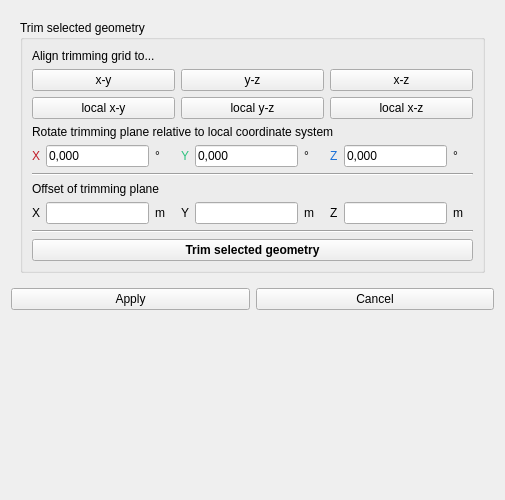
<?xml version="1.0" encoding="UTF-8"?>
<ui version="4.0">
 <class>SVPropEditGeometry</class>
 <widget class="QWidget" name="SVPropEditGeometry">
  <property name="geometry">
   <rect>
    <x>0</x>
    <y>0</y>
    <width>505</width>
    <height>500</height>
   </rect>
  </property>
  <property name="sizePolicy">
   <sizepolicy hsizetype="Preferred" vsizetype="Preferred">
    <horstretch>0</horstretch>
    <verstretch>0</verstretch>
   </sizepolicy>
  </property>
  <layout class="QVBoxLayout" name="verticalLayoutMaster">
   <item>
    <widget class="QStackedWidget" name="stackedWidget">
     <property name="sizePolicy">
      <sizepolicy hsizetype="Preferred" vsizetype="Maximum">
       <horstretch>0</horstretch>
       <verstretch>0</verstretch>
      </sizepolicy>
     </property>
     <property name="currentIndex">
      <number>4</number>
     </property>
     <widget class="QWidget" name="pageTranslation">
      <layout class="QVBoxLayout" name="verticalLayoutTrans">
       <item>
        <widget class="QGroupBox" name="groupBox">
         <property name="sizePolicy">
          <sizepolicy hsizetype="Preferred" vsizetype="Maximum">
           <horstretch>0</horstretch>
           <verstretch>0</verstretch>
          </sizepolicy>
         </property>
         <property name="title">
          <string>Move selected geometry</string>
         </property>
         <layout class="QVBoxLayout" name="verticalLayout">
          <item>
           <widget class="QRadioButton" name="radioButtonTranslationAbsolute">
            <property name="text">
             <string>Move to world coordinates</string>
            </property>
           </widget>
          </item>
          <item>
           <widget class="QRadioButton" name="radioButtonTranslationRelative">
            <property name="text">
             <string>Relative to world coordinates</string>
            </property>
            <property name="checked">
             <bool>false</bool>
            </property>
           </widget>
          </item>
          <item>
           <widget class="QRadioButton" name="radioButtonTranslationRelativeLCS">
            <property name="text">
             <string>Relative to local coordinates</string>
            </property>
            <property name="checked">
             <bool>true</bool>
            </property>
           </widget>
          </item>
          <item>
           <layout class="QHBoxLayout" name="horizontalLayout">
            <item>
             <widget class="QLabel" name="labelTranslateX">
              <property name="minimumSize">
               <size>
                <width>0</width>
                <height>0</height>
               </size>
              </property>
              <property name="text">
               <string>ΔX</string>
              </property>
             </widget>
            </item>
            <item>
             <widget class="QtExt::ValidatingLineEdit" name="lineEditTranslateX">
              <property name="sizePolicy">
               <sizepolicy hsizetype="MinimumExpanding" vsizetype="Fixed">
                <horstretch>0</horstretch>
                <verstretch>0</verstretch>
               </sizepolicy>
              </property>
              <property name="minimumSize">
               <size>
                <width>50</width>
                <height>0</height>
               </size>
              </property>
              <property name="clearButtonEnabled">
               <bool>false</bool>
              </property>
             </widget>
            </item>
            <item>
             <widget class="QLabel" name="labelTranslateY">
              <property name="minimumSize">
               <size>
                <width>0</width>
                <height>0</height>
               </size>
              </property>
              <property name="text">
               <string>ΔY</string>
              </property>
             </widget>
            </item>
            <item>
             <widget class="QtExt::ValidatingLineEdit" name="lineEditTranslateY">
              <property name="sizePolicy">
               <sizepolicy hsizetype="MinimumExpanding" vsizetype="Fixed">
                <horstretch>0</horstretch>
                <verstretch>0</verstretch>
               </sizepolicy>
              </property>
              <property name="minimumSize">
               <size>
                <width>50</width>
                <height>0</height>
               </size>
              </property>
             </widget>
            </item>
            <item>
             <widget class="QLabel" name="labelTranslateZ">
              <property name="minimumSize">
               <size>
                <width>0</width>
                <height>0</height>
               </size>
              </property>
              <property name="text">
               <string>ΔZ</string>
              </property>
             </widget>
            </item>
            <item>
             <widget class="QtExt::ValidatingLineEdit" name="lineEditTranslateZ">
              <property name="sizePolicy">
               <sizepolicy hsizetype="MinimumExpanding" vsizetype="Fixed">
                <horstretch>0</horstretch>
                <verstretch>0</verstretch>
               </sizepolicy>
              </property>
              <property name="minimumSize">
               <size>
                <width>50</width>
                <height>0</height>
               </size>
              </property>
             </widget>
            </item>
           </layout>
          </item>
         </layout>
        </widget>
       </item>
      </layout>
     </widget>
     <widget class="QWidget" name="pageRotation">
      <layout class="QVBoxLayout" name="verticalLayoutRot">
       <item>
        <widget class="QGroupBox" name="groupBox_3">
         <property name="title">
          <string>Rotate selected geometry</string>
         </property>
         <layout class="QGridLayout" name="gridLayout_5">
          <item row="2" column="0">
           <widget class="QLabel" name="labelRotateInclinationAbs">
            <property name="enabled">
             <bool>true</bool>
            </property>
            <property name="text">
             <string>Inclination [°]:</string>
            </property>
           </widget>
          </item>
          <item row="4" column="0">
           <widget class="QLabel" name="labelRotationY">
            <property name="minimumSize">
             <size>
              <width>0</width>
              <height>0</height>
             </size>
            </property>
            <property name="text">
             <string>Rotation around local Y-Axis [°]:</string>
            </property>
           </widget>
          </item>
          <item row="4" column="1">
           <widget class="QtExt::ValidatingLineEdit" name="lineEditRotateY">
            <property name="sizePolicy">
             <sizepolicy hsizetype="MinimumExpanding" vsizetype="Fixed">
              <horstretch>0</horstretch>
              <verstretch>0</verstretch>
             </sizepolicy>
            </property>
            <property name="minimumSize">
             <size>
              <width>50</width>
              <height>0</height>
             </size>
            </property>
           </widget>
          </item>
          <item row="1" column="1">
           <widget class="QtExt::ValidatingLineEdit" name="lineEditRotateOrientation">
            <property name="enabled">
             <bool>true</bool>
            </property>
           </widget>
          </item>
          <item row="3" column="1">
           <widget class="QtExt::ValidatingLineEdit" name="lineEditRotateX">
            <property name="sizePolicy">
             <sizepolicy hsizetype="MinimumExpanding" vsizetype="Fixed">
              <horstretch>0</horstretch>
              <verstretch>0</verstretch>
             </sizepolicy>
            </property>
            <property name="minimumSize">
             <size>
              <width>50</width>
              <height>0</height>
             </size>
            </property>
            <property name="clearButtonEnabled">
             <bool>false</bool>
            </property>
           </widget>
          </item>
          <item row="0" column="0" colspan="2">
           <layout class="QHBoxLayout" name="horizontalLayout_6">
            <item>
             <widget class="QRadioButton" name="radioButtonRotationAlignToAngles">
              <property name="text">
               <string>Align surface to angles</string>
              </property>
             </widget>
            </item>
            <item>
             <widget class="QRadioButton" name="radioButtonRotationRelative">
              <property name="text">
               <string>Relative rotation</string>
              </property>
              <property name="checked">
               <bool>true</bool>
              </property>
             </widget>
            </item>
           </layout>
          </item>
          <item row="5" column="1">
           <widget class="QtExt::ValidatingLineEdit" name="lineEditRotateZ">
            <property name="sizePolicy">
             <sizepolicy hsizetype="MinimumExpanding" vsizetype="Fixed">
              <horstretch>0</horstretch>
              <verstretch>0</verstretch>
             </sizepolicy>
            </property>
            <property name="minimumSize">
             <size>
              <width>50</width>
              <height>0</height>
             </size>
            </property>
           </widget>
          </item>
          <item row="6" column="1">
           <spacer name="verticalSpacer_6">
            <property name="orientation">
             <enum>Qt::Vertical</enum>
            </property>
            <property name="sizeType">
             <enum>QSizePolicy::Preferred</enum>
            </property>
            <property name="sizeHint" stdset="0">
             <size>
              <width>20</width>
              <height>17</height>
             </size>
            </property>
           </spacer>
          </item>
          <item row="1" column="0">
           <widget class="QLabel" name="labelRotateOrientationAbs">
            <property name="enabled">
             <bool>true</bool>
            </property>
            <property name="text">
             <string>Orientation [°]:</string>
            </property>
           </widget>
          </item>
          <item row="5" column="0">
           <widget class="QLabel" name="labelRotationZ">
            <property name="minimumSize">
             <size>
              <width>0</width>
              <height>0</height>
             </size>
            </property>
            <property name="text">
             <string>Rotation around local Z-Axis [°]:</string>
            </property>
           </widget>
          </item>
          <item row="2" column="1">
           <widget class="QtExt::ValidatingLineEdit" name="lineEditRotateInclination">
            <property name="enabled">
             <bool>true</bool>
            </property>
           </widget>
          </item>
          <item row="3" column="0">
           <widget class="QLabel" name="labelRotationX">
            <property name="minimumSize">
             <size>
              <width>0</width>
              <height>0</height>
             </size>
            </property>
            <property name="text">
             <string>Rotation around local X-Axis [°]:</string>
            </property>
           </widget>
          </item>
          <item row="7" column="0" colspan="2">
           <widget class="QPushButton" name="pushButtonThreePointRotation">
            <property name="text">
             <string>Interactive three-point rotation</string>
            </property>
           </widget>
          </item>
         </layout>
        </widget>
       </item>
       <item>
        <spacer name="verticalSpacer_7">
         <property name="orientation">
          <enum>Qt::Vertical</enum>
         </property>
         <property name="sizeType">
          <enum>QSizePolicy::MinimumExpanding</enum>
         </property>
         <property name="sizeHint" stdset="0">
          <size>
           <width>20</width>
           <height>0</height>
          </size>
         </property>
        </spacer>
       </item>
      </layout>
     </widget>
     <widget class="QWidget" name="pageScaling">
      <layout class="QVBoxLayout" name="verticalLayout_2">
       <item>
        <widget class="QGroupBox" name="groupBox_6">
         <property name="title">
          <string>Scale selected geometry</string>
         </property>
         <layout class="QGridLayout" name="gridLayout_2">
          <item row="0" column="0">
           <layout class="QHBoxLayout" name="horizontalLayout_7">
            <item>
             <widget class="QRadioButton" name="radioButtonScaleResize">
              <property name="text">
               <string>Resize geometry</string>
              </property>
             </widget>
            </item>
            <item>
             <widget class="QRadioButton" name="radioButtonScaleFactor">
              <property name="text">
               <string>Scale by factor</string>
              </property>
              <property name="checked">
               <bool>true</bool>
              </property>
             </widget>
            </item>
           </layout>
          </item>
          <item row="1" column="0">
           <widget class="QCheckBox" name="checkBoxKeepAspectRatio">
            <property name="text">
             <string>Keep aspect ratio</string>
            </property>
           </widget>
          </item>
          <item row="2" column="0">
           <layout class="QHBoxLayout" name="horizontalLayout_8">
            <item>
             <widget class="QLabel" name="labelScaleX">
              <property name="minimumSize">
               <size>
                <width>0</width>
                <height>0</height>
               </size>
              </property>
              <property name="text">
               <string>ΔX</string>
              </property>
             </widget>
            </item>
            <item>
             <widget class="QtExt::ValidatingLineEdit" name="lineEditScaleX">
              <property name="sizePolicy">
               <sizepolicy hsizetype="MinimumExpanding" vsizetype="Fixed">
                <horstretch>0</horstretch>
                <verstretch>0</verstretch>
               </sizepolicy>
              </property>
              <property name="minimumSize">
               <size>
                <width>50</width>
                <height>0</height>
               </size>
              </property>
              <property name="clearButtonEnabled">
               <bool>false</bool>
              </property>
             </widget>
            </item>
            <item>
             <widget class="QLabel" name="labelScaleY">
              <property name="minimumSize">
               <size>
                <width>0</width>
                <height>0</height>
               </size>
              </property>
              <property name="text">
               <string>ΔY</string>
              </property>
             </widget>
            </item>
            <item>
             <widget class="QtExt::ValidatingLineEdit" name="lineEditScaleY">
              <property name="sizePolicy">
               <sizepolicy hsizetype="MinimumExpanding" vsizetype="Fixed">
                <horstretch>0</horstretch>
                <verstretch>0</verstretch>
               </sizepolicy>
              </property>
              <property name="minimumSize">
               <size>
                <width>50</width>
                <height>0</height>
               </size>
              </property>
             </widget>
            </item>
            <item>
             <widget class="QLabel" name="labelScaleZ">
              <property name="minimumSize">
               <size>
                <width>0</width>
                <height>0</height>
               </size>
              </property>
              <property name="text">
               <string>ΔZ</string>
              </property>
             </widget>
            </item>
            <item>
             <widget class="QtExt::ValidatingLineEdit" name="lineEditScaleZ">
              <property name="sizePolicy">
               <sizepolicy hsizetype="MinimumExpanding" vsizetype="Fixed">
                <horstretch>0</horstretch>
                <verstretch>0</verstretch>
               </sizepolicy>
              </property>
              <property name="minimumSize">
               <size>
                <width>50</width>
                <height>0</height>
               </size>
              </property>
             </widget>
            </item>
           </layout>
          </item>
         </layout>
        </widget>
       </item>
       <item>
        <widget class="QLabel" name="label_2">
         <property name="font">
          <font>
           <italic>true</italic>
          </font>
         </property>
         <property name="text">
          <string>To change scaling factors of DXF-drawing, double-click on layer in Navigation Tree on the left-side pane</string>
         </property>
         <property name="wordWrap">
          <bool>true</bool>
         </property>
        </widget>
       </item>
      </layout>
     </widget>
     <widget class="QWidget" name="pageAlignment">
      <property name="sizePolicy">
       <sizepolicy hsizetype="Preferred" vsizetype="Preferred">
        <horstretch>0</horstretch>
        <verstretch>0</verstretch>
       </sizepolicy>
      </property>
      <layout class="QVBoxLayout" name="verticalLayoutAlign">
       <item>
        <widget class="QGroupBox" name="groupBox_7">
         <property name="sizePolicy">
          <sizepolicy hsizetype="Preferred" vsizetype="Maximum">
           <horstretch>0</horstretch>
           <verstretch>0</verstretch>
          </sizepolicy>
         </property>
         <property name="title">
          <string>Align geometry</string>
         </property>
         <layout class="QVBoxLayout" name="verticalLayout_8">
          <item>
           <widget class="QPushButton" name="pushButtonCenterHorizontally">
            <property name="text">
             <string>Center objects horizontally</string>
            </property>
           </widget>
          </item>
          <item>
           <widget class="QPushButton" name="pushButtonCenterVertically">
            <property name="text">
             <string>Center objects vertically</string>
            </property>
           </widget>
          </item>
         </layout>
        </widget>
       </item>
       <item>
        <widget class="QGroupBox" name="groupBox_8">
         <property name="sizePolicy">
          <sizepolicy hsizetype="Preferred" vsizetype="Maximum">
           <horstretch>0</horstretch>
           <verstretch>0</verstretch>
          </sizepolicy>
         </property>
         <property name="title">
          <string>Surface orientation</string>
         </property>
         <layout class="QVBoxLayout" name="verticalLayout_9">
          <item>
           <widget class="QPushButton" name="pushButtonFlipNormals">
            <property name="text">
             <string>Flip surface normals</string>
            </property>
           </widget>
          </item>
          <item>
           <widget class="QPushButton" name="pushButtonFixSurfaceOrientation">
            <property name="text">
             <string>Fix surface orientation (pointing outside)</string>
            </property>
           </widget>
          </item>
         </layout>
        </widget>
       </item>
      </layout>
     </widget>
     <widget class="QWidget" name="pageTrimm">
      <layout class="QGridLayout" name="gridLayout_2">
       <item row="0" column="0">
        <widget class="QGroupBox" name="groupBox_4">
         <property name="title">
          <string>Trim selected geometry</string>
         </property>
         <layout class="QVBoxLayout" name="verticalLayout_2">
          <item>
           <widget class="QLabel" name="label_2">
            <property name="text">
             <string>Align trimming grid to...</string>
            </property>
           </widget>
          </item>
          <item>
           <layout class="QHBoxLayout" name="horizontalLayout_9">
            <item>
             <widget class="QPushButton" name="pushButtonTrimGridXY">
              <property name="text">
               <string>x-y</string>
              </property>
             </widget>
            </item>
            <item>
             <widget class="QPushButton" name="pushButtonTrimGridYZ">
              <property name="text">
               <string>y-z</string>
              </property>
             </widget>
            </item>
            <item>
             <widget class="QPushButton" name="pushButtonTrimGridXZ">
              <property name="text">
               <string>x-z</string>
              </property>
             </widget>
            </item>
           </layout>
          </item>
          <item>
           <layout class="QHBoxLayout" name="horizontalLayout_5">
            <item>
             <widget class="QPushButton" name="pushButtonTrimGridLocalXY">
              <property name="text">
               <string>local x-y</string>
              </property>
             </widget>
            </item>
            <item>
             <widget class="QPushButton" name="pushButtonTrimGridLocalYZ">
              <property name="text">
               <string>local y-z</string>
              </property>
             </widget>
            </item>
            <item>
             <widget class="QPushButton" name="pushButtonTrimGridLocalXZ">
              <property name="text">
               <string>local x-z</string>
              </property>
             </widget>
            </item>
           </layout>
          </item>
          <item>
           <widget class="QLabel" name="label_10">
            <property name="text">
             <string>Rotate trimming plane relative to local coordinate system</string>
            </property>
           </widget>
          </item>
          <item>
           <layout class="QHBoxLayout" name="horizontalLayout_2">
            <item>
             <widget class="QLabel" name="labelRotationZ_2">
              <property name="minimumSize">
               <size>
                <width>0</width>
                <height>0</height>
               </size>
              </property>
              <property name="palette">
               <palette>
                <active>
                 <colorrole role="WindowText">
                  <brush brushstyle="SolidPattern">
                   <color alpha="255">
                    <red>192</red>
                    <green>28</green>
                    <blue>40</blue>
                   </color>
                  </brush>
                 </colorrole>
                </active>
                <inactive>
                 <colorrole role="WindowText">
                  <brush brushstyle="SolidPattern">
                   <color alpha="255">
                    <red>192</red>
                    <green>28</green>
                    <blue>40</blue>
                   </color>
                  </brush>
                 </colorrole>
                </inactive>
                <disabled/>
               </palette>
              </property>
              <property name="text">
               <string>X</string>
              </property>
             </widget>
            </item>
            <item>
             <widget class="QtExt::ValidatingLineEdit" name="lineEditRotateXTrimming">
              <property name="sizePolicy">
               <sizepolicy hsizetype="MinimumExpanding" vsizetype="Fixed">
                <horstretch>0</horstretch>
                <verstretch>0</verstretch>
               </sizepolicy>
              </property>
              <property name="minimumSize">
               <size>
                <width>50</width>
                <height>0</height>
               </size>
              </property>
              <property name="text">
               <string>0,000</string>
              </property>
              <property name="clearButtonEnabled">
               <bool>false</bool>
              </property>
             </widget>
            </item>
            <item>
             <widget class="QLabel" name="label_11">
              <property name="minimumSize">
               <size>
                <width>20</width>
                <height>0</height>
               </size>
              </property>
              <property name="text">
               <string>°</string>
              </property>
             </widget>
            </item>
            <item>
             <widget class="QLabel" name="labelRotationY_2">
              <property name="minimumSize">
               <size>
                <width>0</width>
                <height>0</height>
               </size>
              </property>
              <property name="palette">
               <palette>
                <active>
                 <colorrole role="WindowText">
                  <brush brushstyle="SolidPattern">
                   <color alpha="255">
                    <red>46</red>
                    <green>194</green>
                    <blue>126</blue>
                   </color>
                  </brush>
                 </colorrole>
                </active>
                <inactive>
                 <colorrole role="WindowText">
                  <brush brushstyle="SolidPattern">
                   <color alpha="255">
                    <red>46</red>
                    <green>194</green>
                    <blue>126</blue>
                   </color>
                  </brush>
                 </colorrole>
                </inactive>
                <disabled/>
               </palette>
              </property>
              <property name="text">
               <string>Y</string>
              </property>
             </widget>
            </item>
            <item>
             <widget class="QtExt::ValidatingLineEdit" name="lineEditRotateYTrimming">
              <property name="sizePolicy">
               <sizepolicy hsizetype="MinimumExpanding" vsizetype="Fixed">
                <horstretch>0</horstretch>
                <verstretch>0</verstretch>
               </sizepolicy>
              </property>
              <property name="minimumSize">
               <size>
                <width>50</width>
                <height>0</height>
               </size>
              </property>
              <property name="text">
               <string>0,000</string>
              </property>
             </widget>
            </item>
            <item>
             <widget class="QLabel" name="label_12">
              <property name="minimumSize">
               <size>
                <width>20</width>
                <height>0</height>
               </size>
              </property>
              <property name="text">
               <string>°</string>
              </property>
             </widget>
            </item>
            <item>
             <widget class="QLabel" name="labelRotationX_2">
              <property name="minimumSize">
               <size>
                <width>0</width>
                <height>0</height>
               </size>
              </property>
              <property name="palette">
               <palette>
                <active>
                 <colorrole role="WindowText">
                  <brush brushstyle="SolidPattern">
                   <color alpha="255">
                    <red>28</red>
                    <green>113</green>
                    <blue>216</blue>
                   </color>
                  </brush>
                 </colorrole>
                </active>
                <inactive>
                 <colorrole role="WindowText">
                  <brush brushstyle="SolidPattern">
                   <color alpha="255">
                    <red>28</red>
                    <green>113</green>
                    <blue>216</blue>
                   </color>
                  </brush>
                 </colorrole>
                </inactive>
                <disabled/>
               </palette>
              </property>
              <property name="text">
               <string>Z</string>
              </property>
             </widget>
            </item>
            <item>
             <widget class="QtExt::ValidatingLineEdit" name="lineEditRotateZTrimming">
              <property name="sizePolicy">
               <sizepolicy hsizetype="MinimumExpanding" vsizetype="Fixed">
                <horstretch>0</horstretch>
                <verstretch>0</verstretch>
               </sizepolicy>
              </property>
              <property name="minimumSize">
               <size>
                <width>50</width>
                <height>0</height>
               </size>
              </property>
              <property name="text">
               <string>0,000</string>
              </property>
             </widget>
            </item>
            <item>
             <widget class="QLabel" name="label_13">
              <property name="minimumSize">
               <size>
                <width>20</width>
                <height>0</height>
               </size>
              </property>
              <property name="text">
               <string>°</string>
              </property>
             </widget>
            </item>
           </layout>
          </item>
          <item>
           <widget class="Line" name="line">
            <property name="orientation">
             <enum>Qt::Horizontal</enum>
            </property>
           </widget>
          </item>
          <item>
           <widget class="QLabel" name="label_9">
            <property name="text">
             <string>Offset of trimming plane</string>
            </property>
           </widget>
          </item>
          <item>
           <layout class="QHBoxLayout" name="horizontalLayout_10">
            <item>
             <widget class="QLabel" name="label_3">
              <property name="text">
               <string>X</string>
              </property>
             </widget>
            </item>
            <item>
             <widget class="QtExt::ValidatingLineEdit" name="lineEditTranslateTrimmingX"/>
            </item>
            <item>
             <widget class="QLabel" name="label_6">
              <property name="minimumSize">
               <size>
                <width>20</width>
                <height>0</height>
               </size>
              </property>
              <property name="text">
               <string>m</string>
              </property>
             </widget>
            </item>
            <item>
             <widget class="QLabel" name="label_4">
              <property name="text">
               <string>Y</string>
              </property>
             </widget>
            </item>
            <item>
             <widget class="QtExt::ValidatingLineEdit" name="lineEditTranslateTrimmingY"/>
            </item>
            <item>
             <widget class="QLabel" name="label_7">
              <property name="minimumSize">
               <size>
                <width>20</width>
                <height>0</height>
               </size>
              </property>
              <property name="text">
               <string>m</string>
              </property>
             </widget>
            </item>
            <item>
             <widget class="QLabel" name="label_5">
              <property name="text">
               <string>Z</string>
              </property>
             </widget>
            </item>
            <item>
             <widget class="QtExt::ValidatingLineEdit" name="lineEditTranslateTrimmingZ"/>
            </item>
            <item>
             <widget class="QLabel" name="label_8">
              <property name="minimumSize">
               <size>
                <width>20</width>
                <height>0</height>
               </size>
              </property>
              <property name="text">
               <string>m</string>
              </property>
             </widget>
            </item>
           </layout>
          </item>
          <item>
           <widget class="Line" name="line_2">
            <property name="orientation">
             <enum>Qt::Horizontal</enum>
            </property>
           </widget>
          </item>
          <item>
           <widget class="QPushButton" name="pushButtonTrimPolygons">
            <property name="font">
             <font>
              <bold>true</bold>
             </font>
            </property>
            <property name="text">
             <string>Trim selected geometry</string>
            </property>
           </widget>
          </item>
         </layout>
        </widget>
       </item>
      </layout>
     </widget>
     <widget class="QWidget" name="pageCopy">
      <layout class="QVBoxLayout" name="verticalLayoutCopy">
       <item>
        <widget class="QGroupBox" name="groupBox_2">
         <property name="title">
          <string>Copy selected geometry</string>
         </property>
         <layout class="QGridLayout" name="gridLayout">
          <item row="3" column="2">
           <widget class="QPushButton" name="pushButtonCopyBuilding">
            <property name="text">
             <string>Buildings</string>
            </property>
           </widget>
          </item>
          <item row="3" column="1">
           <widget class="QPushButton" name="pushButtonCopyBuildingLevel">
            <property name="text">
             <string>Building levels</string>
            </property>
           </widget>
          </item>
          <item row="1" column="0" colspan="3">
           <layout class="QHBoxLayout" name="horizontalLayout_4">
            <item>
             <widget class="QLabel" name="labelScaleX_2">
              <property name="minimumSize">
               <size>
                <width>0</width>
                <height>0</height>
               </size>
              </property>
              <property name="text">
               <string>ΔX</string>
              </property>
             </widget>
            </item>
            <item>
             <widget class="QtExt::ValidatingLineEdit" name="lineEditCopyX">
              <property name="sizePolicy">
               <sizepolicy hsizetype="MinimumExpanding" vsizetype="Fixed">
                <horstretch>0</horstretch>
                <verstretch>0</verstretch>
               </sizepolicy>
              </property>
              <property name="minimumSize">
               <size>
                <width>50</width>
                <height>0</height>
               </size>
              </property>
              <property name="clearButtonEnabled">
               <bool>false</bool>
              </property>
             </widget>
            </item>
            <item>
             <widget class="QLabel" name="labelScaleY_2">
              <property name="minimumSize">
               <size>
                <width>0</width>
                <height>0</height>
               </size>
              </property>
              <property name="text">
               <string>ΔY</string>
              </property>
             </widget>
            </item>
            <item>
             <widget class="QtExt::ValidatingLineEdit" name="lineEditCopyY">
              <property name="sizePolicy">
               <sizepolicy hsizetype="MinimumExpanding" vsizetype="Fixed">
                <horstretch>0</horstretch>
                <verstretch>0</verstretch>
               </sizepolicy>
              </property>
              <property name="minimumSize">
               <size>
                <width>50</width>
                <height>0</height>
               </size>
              </property>
             </widget>
            </item>
            <item>
             <widget class="QLabel" name="labelScaleZ_2">
              <property name="minimumSize">
               <size>
                <width>0</width>
                <height>0</height>
               </size>
              </property>
              <property name="text">
               <string>ΔZ</string>
              </property>
             </widget>
            </item>
            <item>
             <widget class="QtExt::ValidatingLineEdit" name="lineEditCopyZ">
              <property name="sizePolicy">
               <sizepolicy hsizetype="MinimumExpanding" vsizetype="Fixed">
                <horstretch>0</horstretch>
                <verstretch>0</verstretch>
               </sizepolicy>
              </property>
              <property name="minimumSize">
               <size>
                <width>50</width>
                <height>0</height>
               </size>
              </property>
             </widget>
            </item>
           </layout>
          </item>
          <item row="2" column="0">
           <widget class="QPushButton" name="pushButtonCopySurface">
            <property name="text">
             <string>Surfaces</string>
            </property>
           </widget>
          </item>
          <item row="3" column="0">
           <widget class="QPushButton" name="pushButtonCopyRoom">
            <property name="text">
             <string>Rooms</string>
            </property>
           </widget>
          </item>
          <item row="2" column="1">
           <widget class="QPushButton" name="pushButtonCopySubsurface">
            <property name="text">
             <string>Windows/Doors</string>
            </property>
           </widget>
          </item>
          <item row="0" column="0" colspan="3">
           <widget class="QLabel" name="label">
            <property name="text">
             <string>Enter translation with respect to local coordinate system.</string>
            </property>
           </widget>
          </item>
         </layout>
        </widget>
       </item>
      </layout>
     </widget>
    </widget>
   </item>
   <item>
    <layout class="QHBoxLayout" name="horizontalLayout_3">
     <item>
      <widget class="QPushButton" name="pushButtonApply">
       <property name="text">
        <string>Apply</string>
       </property>
      </widget>
     </item>
     <item>
      <widget class="QPushButton" name="pushButtonCancel">
       <property name="text">
        <string>Cancel</string>
       </property>
      </widget>
     </item>
    </layout>
   </item>
   <item>
    <spacer name="verticalSpacer_3">
     <property name="orientation">
      <enum>Qt::Vertical</enum>
     </property>
     <property name="sizeHint" stdset="0">
      <size>
       <width>20</width>
       <height>40</height>
      </size>
     </property>
    </spacer>
   </item>
  </layout>
 </widget>
 <customwidgets>
  <customwidget>
   <class>QtExt::ValidatingLineEdit</class>
   <extends>QLineEdit</extends>
   <header location="global">QtExt_ValidatingLineEdit.h</header>
   <slots>
    <signal>editingFinishedSuccessfully()</signal>
   </slots>
  </customwidget>
 </customwidgets>
 <tabstops>
  <tabstop>lineEditTranslateX</tabstop>
  <tabstop>lineEditTranslateY</tabstop>
  <tabstop>lineEditTranslateZ</tabstop>
  <tabstop>radioButtonRotationAlignToAngles</tabstop>
  <tabstop>radioButtonRotationRelative</tabstop>
  <tabstop>lineEditRotateOrientation</tabstop>
  <tabstop>lineEditRotateInclination</tabstop>
  <tabstop>lineEditRotateX</tabstop>
  <tabstop>lineEditRotateY</tabstop>
  <tabstop>lineEditRotateZ</tabstop>
  <tabstop>pushButtonThreePointRotation</tabstop>
  <tabstop>radioButtonScaleResize</tabstop>
  <tabstop>radioButtonScaleFactor</tabstop>
  <tabstop>lineEditScaleX</tabstop>
  <tabstop>lineEditScaleY</tabstop>
  <tabstop>lineEditScaleZ</tabstop>
  <tabstop>pushButtonCenterHorizontally</tabstop>
  <tabstop>pushButtonCenterVertically</tabstop>
  <tabstop>lineEditCopyX</tabstop>
  <tabstop>lineEditCopyY</tabstop>
  <tabstop>lineEditCopyZ</tabstop>
  <tabstop>pushButtonCopySurface</tabstop>
  <tabstop>pushButtonCopySubsurface</tabstop>
  <tabstop>pushButtonCopyRoom</tabstop>
  <tabstop>pushButtonCopyBuildingLevel</tabstop>
  <tabstop>pushButtonCopyBuilding</tabstop>
  <tabstop>pushButtonApply</tabstop>
  <tabstop>pushButtonCancel</tabstop>
 </tabstops>
 <resources/>
 <connections/>
</ui>
